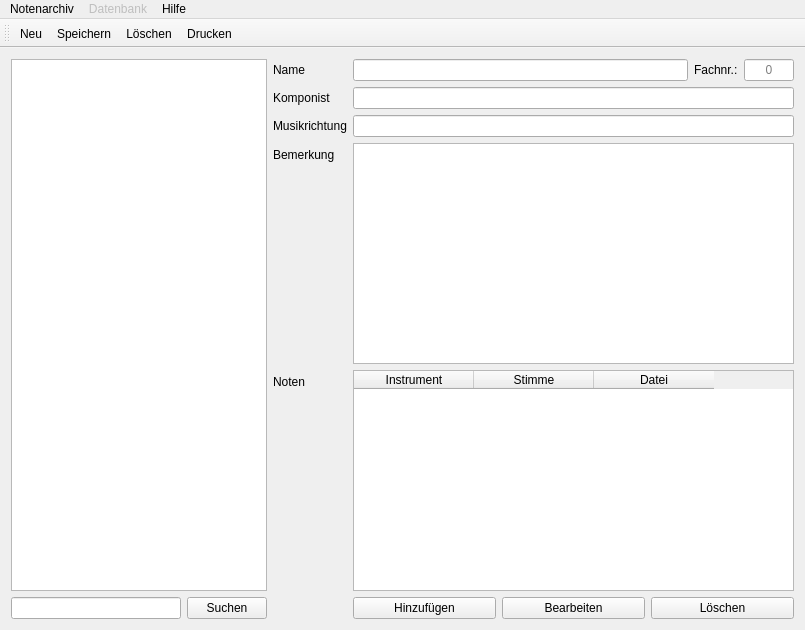
<?xml version="1.0" encoding="UTF-8"?>
<ui version="4.0">
 <class>MainWindow</class>
 <widget class="QMainWindow" name="MainWindow">
  <property name="geometry">
   <rect>
    <x>0</x>
    <y>0</y>
    <width>805</width>
    <height>630</height>
   </rect>
  </property>
  <property name="windowTitle">
   <string/>
  </property>
  <property name="windowIcon">
   <iconset resource="Icons.qrc">
    <normaloff>:/icons/Icons/icon.gif</normaloff>:/icons/Icons/icon.gif</iconset>
  </property>
  <widget class="QWidget" name="centralWidget">
   <layout class="QHBoxLayout" name="horizontalLayout_2">
    <item>
     <layout class="QVBoxLayout" name="verticalLayout_2">
      <item>
       <widget class="QListWidget" name="liste">
        <property name="sizePolicy">
         <sizepolicy hsizetype="Minimum" vsizetype="Expanding">
          <horstretch>0</horstretch>
          <verstretch>0</verstretch>
         </sizepolicy>
        </property>
        <property name="editTriggers">
         <set>QAbstractItemView::NoEditTriggers</set>
        </property>
        <property name="selectionBehavior">
         <enum>QAbstractItemView::SelectItems</enum>
        </property>
        <property name="movement">
         <enum>QListView::Static</enum>
        </property>
        <property name="modelColumn">
         <number>0</number>
        </property>
        <property name="batchSize">
         <number>1000</number>
        </property>
        <property name="sortingEnabled">
         <bool>true</bool>
        </property>
       </widget>
      </item>
      <item>
       <layout class="QHBoxLayout" name="horizontalLayout">
        <property name="leftMargin">
         <number>0</number>
        </property>
        <property name="topMargin">
         <number>0</number>
        </property>
        <property name="rightMargin">
         <number>0</number>
        </property>
        <property name="bottomMargin">
         <number>0</number>
        </property>
        <item>
         <widget class="QLineEdit" name="textSearch">
          <property name="sizePolicy">
           <sizepolicy hsizetype="Minimum" vsizetype="Fixed">
            <horstretch>0</horstretch>
            <verstretch>0</verstretch>
           </sizepolicy>
          </property>
          <property name="acceptDrops">
           <bool>false</bool>
          </property>
         </widget>
        </item>
        <item>
         <widget class="QPushButton" name="buttonSearch">
          <property name="sizePolicy">
           <sizepolicy hsizetype="Fixed" vsizetype="Fixed">
            <horstretch>0</horstretch>
            <verstretch>0</verstretch>
           </sizepolicy>
          </property>
          <property name="text">
           <string>Suchen</string>
          </property>
          <property name="icon">
           <iconset resource="Icons.qrc">
            <normaloff>:/icons/search</normaloff>:/icons/search</iconset>
          </property>
          <property name="flat">
           <bool>false</bool>
          </property>
         </widget>
        </item>
       </layout>
      </item>
     </layout>
    </item>
    <item>
     <layout class="QVBoxLayout" name="verticalLayout">
      <item>
       <layout class="QFormLayout" name="formLayout">
        <item row="0" column="0">
         <widget class="QLabel" name="label">
          <property name="text">
           <string>Name</string>
          </property>
         </widget>
        </item>
        <item row="1" column="0">
         <widget class="QLabel" name="label_25">
          <property name="text">
           <string>Komponist</string>
          </property>
         </widget>
        </item>
        <item row="1" column="1">
         <widget class="QLineEdit" name="textWriter"/>
        </item>
        <item row="2" column="0">
         <widget class="QLabel" name="label_3">
          <property name="text">
           <string>Musikrichtung</string>
          </property>
         </widget>
        </item>
        <item row="2" column="1">
         <widget class="QLineEdit" name="textStyle"/>
        </item>
        <item row="3" column="0">
         <widget class="QLabel" name="label_2">
          <property name="text">
           <string>Bemerkung</string>
          </property>
         </widget>
        </item>
        <item row="0" column="1">
         <layout class="QHBoxLayout" name="horizontalLayout_3">
          <item>
           <widget class="QLineEdit" name="textName"/>
          </item>
          <item>
           <widget class="QLabel" name="label_4">
            <property name="text">
             <string>Fachnr.:</string>
            </property>
           </widget>
          </item>
          <item>
           <widget class="QLineEdit" name="textNumber">
            <property name="sizePolicy">
             <sizepolicy hsizetype="Fixed" vsizetype="Fixed">
              <horstretch>0</horstretch>
              <verstretch>0</verstretch>
             </sizepolicy>
            </property>
            <property name="minimumSize">
             <size>
              <width>50</width>
              <height>0</height>
             </size>
            </property>
            <property name="maximumSize">
             <size>
              <width>50</width>
              <height>16777215</height>
             </size>
            </property>
            <property name="sizeIncrement">
             <size>
              <width>50</width>
              <height>0</height>
             </size>
            </property>
            <property name="baseSize">
             <size>
              <width>50</width>
              <height>0</height>
             </size>
            </property>
            <property name="maxLength">
             <number>4</number>
            </property>
            <property name="alignment">
             <set>Qt::AlignCenter</set>
            </property>
            <property name="placeholderText">
             <string>0</string>
            </property>
           </widget>
          </item>
         </layout>
        </item>
        <item row="4" column="0">
         <widget class="QLabel" name="label_5">
          <property name="text">
           <string>Noten</string>
          </property>
         </widget>
        </item>
        <item row="5" column="1">
         <layout class="QHBoxLayout" name="horizontalLayout_4">
          <property name="leftMargin">
           <number>0</number>
          </property>
          <property name="topMargin">
           <number>0</number>
          </property>
          <item>
           <widget class="QPushButton" name="buttonAdd">
            <property name="text">
             <string>Hinzufügen</string>
            </property>
           </widget>
          </item>
          <item>
           <widget class="QPushButton" name="buttonEdit">
            <property name="text">
             <string>Bearbeiten</string>
            </property>
           </widget>
          </item>
          <item>
           <widget class="QPushButton" name="buttonDelete">
            <property name="text">
             <string>Löschen</string>
            </property>
           </widget>
          </item>
         </layout>
        </item>
        <item row="4" column="1">
         <widget class="QTableWidget" name="files">
          <property name="editTriggers">
           <set>QAbstractItemView::NoEditTriggers</set>
          </property>
          <property name="selectionMode">
           <enum>QAbstractItemView::ExtendedSelection</enum>
          </property>
          <property name="selectionBehavior">
           <enum>QAbstractItemView::SelectRows</enum>
          </property>
          <property name="sortingEnabled">
           <bool>true</bool>
          </property>
          <attribute name="horizontalHeaderCascadingSectionResizes">
           <bool>false</bool>
          </attribute>
          <attribute name="horizontalHeaderDefaultSectionSize">
           <number>120</number>
          </attribute>
          <attribute name="verticalHeaderCascadingSectionResizes">
           <bool>false</bool>
          </attribute>
          <attribute name="verticalHeaderShowSortIndicator" stdset="0">
           <bool>false</bool>
          </attribute>
          <column>
           <property name="text">
            <string>Instrument</string>
           </property>
          </column>
          <column>
           <property name="text">
            <string>Stimme</string>
           </property>
          </column>
          <column>
           <property name="text">
            <string>Datei</string>
           </property>
          </column>
         </widget>
        </item>
        <item row="3" column="1">
         <widget class="QTextEdit" name="textComment">
          <property name="sizePolicy">
           <sizepolicy hsizetype="Expanding" vsizetype="Expanding">
            <horstretch>0</horstretch>
            <verstretch>0</verstretch>
           </sizepolicy>
          </property>
          <property name="minimumSize">
           <size>
            <width>0</width>
            <height>0</height>
           </size>
          </property>
          <property name="maximumSize">
           <size>
            <width>16777215</width>
            <height>16777215</height>
           </size>
          </property>
         </widget>
        </item>
       </layout>
      </item>
     </layout>
    </item>
   </layout>
  </widget>
  <widget class="QMenuBar" name="menuBar">
   <property name="geometry">
    <rect>
     <x>0</x>
     <y>0</y>
     <width>805</width>
     <height>21</height>
    </rect>
   </property>
   <widget class="QMenu" name="menuNotenarchiv">
    <property name="title">
     <string>Notenarchiv</string>
    </property>
    <addaction name="toolbarNew"/>
    <addaction name="toolbarPrint"/>
    <addaction name="separator"/>
    <addaction name="toolbarSave"/>
    <addaction name="toolbarDelete"/>
    <addaction name="separator"/>
    <addaction name="menuQuit"/>
   </widget>
   <widget class="QMenu" name="menu">
    <property name="title">
     <string>Hilfe</string>
    </property>
    <addaction name="menuAbout"/>
   </widget>
   <widget class="QMenu" name="menuDatenbank">
    <property name="enabled">
     <bool>false</bool>
    </property>
    <property name="title">
     <string>Datenbank</string>
    </property>
    <widget class="QMenu" name="menuExportAs">
     <property name="title">
      <string>Daten exportieren</string>
     </property>
     <addaction name="menuExportAsSQL"/>
     <addaction name="menuExportAsCSV"/>
     <addaction name="menuExportAsXML"/>
    </widget>
    <addaction name="menuBackup"/>
    <addaction name="menuRestore"/>
    <addaction name="separator"/>
    <addaction name="menuExportAs"/>
   </widget>
   <addaction name="menuNotenarchiv"/>
   <addaction name="menuDatenbank"/>
   <addaction name="menu"/>
  </widget>
  <widget class="QToolBar" name="mainToolBar">
   <attribute name="toolBarArea">
    <enum>TopToolBarArea</enum>
   </attribute>
   <attribute name="toolBarBreak">
    <bool>false</bool>
   </attribute>
   <addaction name="toolbarNew"/>
   <addaction name="toolbarSave"/>
   <addaction name="toolbarDelete"/>
   <addaction name="toolbarPrint"/>
  </widget>
  <action name="menuQuit">
   <property name="icon">
    <iconset resource="Icons.qrc">
     <normaloff>:/icons/exit</normaloff>:/icons/exit</iconset>
   </property>
   <property name="text">
    <string>Beenden</string>
   </property>
  </action>
  <action name="menuAbout">
   <property name="text">
    <string>Über Notenarchiv</string>
   </property>
   <property name="shortcut">
    <string>Ctrl+ß</string>
   </property>
  </action>
  <action name="menuBackup">
   <property name="text">
    <string>Sichern</string>
   </property>
  </action>
  <action name="menuRestore">
   <property name="text">
    <string>Wiederherstellen</string>
   </property>
  </action>
  <action name="menuExportAsSQL">
   <property name="text">
    <string>Als SQL (*.sql)</string>
   </property>
  </action>
  <action name="menuExportAsCSV">
   <property name="text">
    <string>Als CSV (*.csv)</string>
   </property>
  </action>
  <action name="menuExportAsXML">
   <property name="text">
    <string>Als XML (*.xml)</string>
   </property>
  </action>
  <action name="toolbarNew">
   <property name="icon">
    <iconset resource="Icons.qrc">
     <normaloff>:/icons/add</normaloff>:/icons/add</iconset>
   </property>
   <property name="text">
    <string>Neu</string>
   </property>
   <property name="toolTip">
    <string>&lt;html&gt;&lt;head/&gt;&lt;body&gt;&lt;p&gt;Neues Element hinzufügen&lt;/p&gt;&lt;/body&gt;&lt;/html&gt;</string>
   </property>
   <property name="shortcut">
    <string>Ctrl+N</string>
   </property>
  </action>
  <action name="toolbarSave">
   <property name="icon">
    <iconset resource="Icons.qrc">
     <normaloff>:/icons/save</normaloff>:/icons/save</iconset>
   </property>
   <property name="text">
    <string>Speichern</string>
   </property>
   <property name="toolTip">
    <string>Änderungen speichern</string>
   </property>
   <property name="shortcut">
    <string>Ctrl+S</string>
   </property>
  </action>
  <action name="toolbarDelete">
   <property name="icon">
    <iconset resource="Icons.qrc">
     <normaloff>:/icons/delete</normaloff>:/icons/delete</iconset>
   </property>
   <property name="text">
    <string>Löschen</string>
   </property>
   <property name="toolTip">
    <string>Aktuelles Element löschen</string>
   </property>
   <property name="shortcut">
    <string>Del</string>
   </property>
  </action>
  <action name="toolbarPrint">
   <property name="icon">
    <iconset resource="Icons.qrc">
     <normaloff>:/icons/Icons/Print.png</normaloff>:/icons/Icons/Print.png</iconset>
   </property>
   <property name="text">
    <string>Drucken</string>
   </property>
   <property name="toolTip">
    <string>Notenarchiv ausdrucken</string>
   </property>
   <property name="shortcut">
    <string>Ctrl+P</string>
   </property>
  </action>
 </widget>
 <layoutdefault spacing="6" margin="11"/>
 <resources>
  <include location="Icons.qrc"/>
 </resources>
 <connections>
  <connection>
   <sender>menuQuit</sender>
   <signal>triggered()</signal>
   <receiver>MainWindow</receiver>
   <slot>close()</slot>
   <hints>
    <hint type="sourcelabel">
     <x>-1</x>
     <y>-1</y>
    </hint>
    <hint type="destinationlabel">
     <x>402</x>
     <y>314</y>
    </hint>
   </hints>
  </connection>
 </connections>
</ui>
